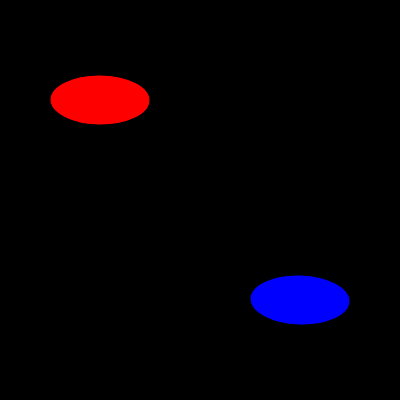
Frame 1 (no input)
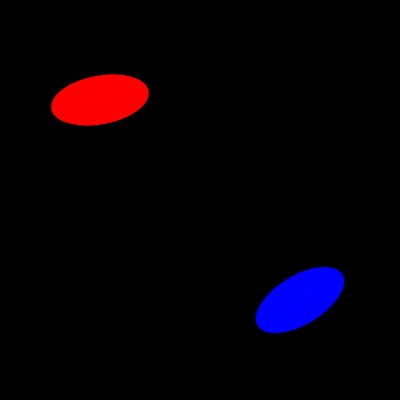
Frame 60 (no input)
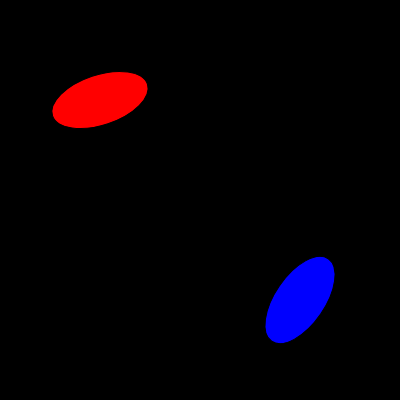
Frame 120 (the mouse pressed at the canvas centre since frame 60)

The p5.js sketch that drew these frames (run headless with seeded random() and noise() and a simulated clock; from frame 60 on, the mouse is pressed at the canvas centre):

// p5.js sketch
// ── sketch.js
let angle = 0.01;

function setup() {
  createCanvas(400, 400);
  rectMode(CENTER);
}

function draw() {
  background(0);
  
  push()
  translate(100,100);
  rotate(angle);
  fill(255,0,0);
  ellipse(0,0,100,50);
  pop();
  
  push()
  translate(300,300);
  rotate(angle * 3);
  fill(0,0,255);
  ellipse(0,0,100,50);
  pop();
  
  angle += 0.05
}
